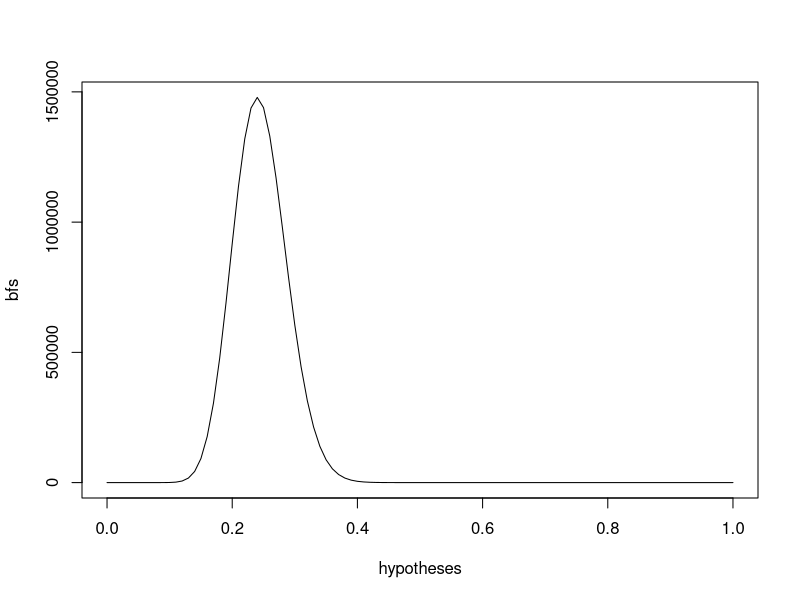
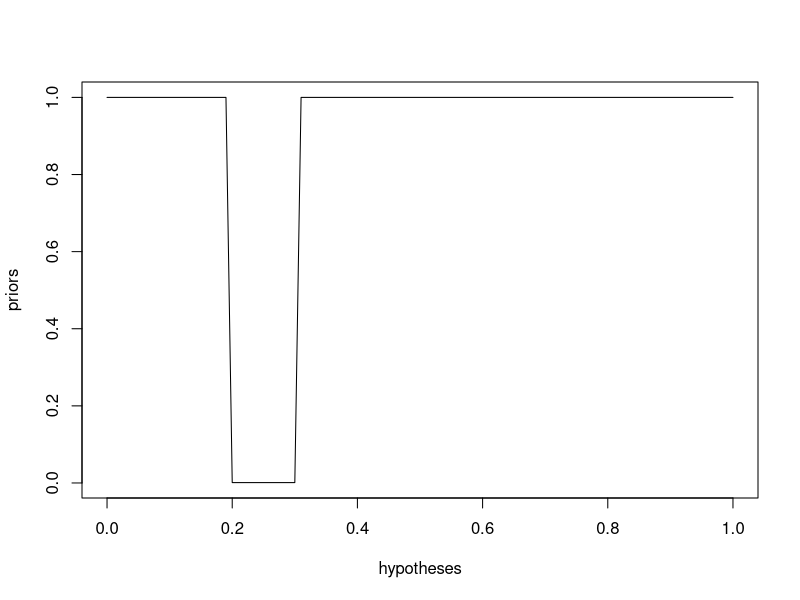
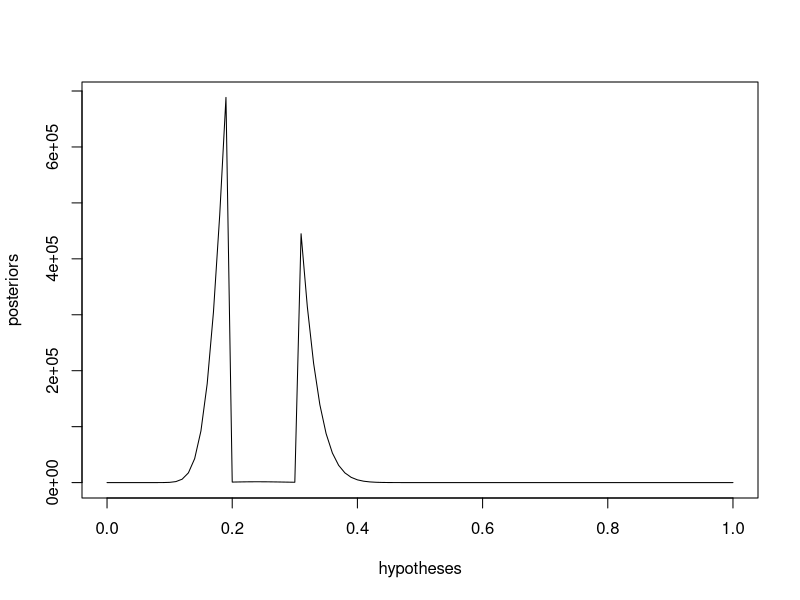

Generate these figures, in order, with R: (Note: this script raises an error after producing the figures.)
## ---- chunk 1
#| label: comp-BF-duck1
#| attr-source: '#lst-comp-BF-duck1 lst-cap="Compute Bayes Factor for Duck Game"'

(0.5^24 * 0.5^76) / (0.05^24 * 0.95^76)
## ---- chunk 2
#| label: pbinom-duck
#| attr-source: '#lst-pbinom-duck lst-cap="Compute probability of seeing 24 or fewer prizes, assuming that the probability of getting a prize is really 0.5"'

pbinom(24, 100, 0.5)
## ---- chunk 3
#| label: comp-BF-duck2
#| attr-source: '#lst-comp-BF-duck2 lst-cap="Compute Bayes Factor for Duck Game"'

(0.2^24 * 0.8^76) / (0.5^24 * 0.5^76)
## ---- chunk 4
#| label: fig-19-1
#| fig-cap: "Plotting the Bayes factor for each of our hypotheses"
#| attr-source: '#lst-fig-19-1 lst-cap="Search with increment of 0.01 for als hypothesises between 0 and 1"'

bayes.factor <- function(h_top, h_bottom) {
    ((h_top) ^ 24 * (1 - h_top) ^ 76) / 
        ((h_bottom) ^ 24 * (1 - h_bottom) ^ 76)
}

dx <- 0.01
hypotheses <- seq(0, 1, by = dx)
bfs <- bayes.factor(hypotheses, 0.5)
plot(hypotheses, bfs, type = 'l')
## ---- chunk 5
#| label: fig-19-2
#| fig-cap: "Visualizing our prior odds ratios"
#| attr-source: '#lst-fig-19-2 lst-cap="Visualize the prior that the duck games never put a prize rate between 0.2 and 0.3"'
#| out.width: 70%
#| fig.align: center
priors <- ifelse(hypotheses >= 0.2 & hypotheses <= 0.3, 1/1000,1)
plot(hypotheses, priors, type = 'l')
## ---- chunk 6
#| label: fig-19-3
#| fig-cap: "Plotting our distribution of Bayes factors"
#| attr-source: '#lst-fig-19-3 lst-cap="Plot new posterior distribution inlcuding the prior"'
#| out.width: 70%
#| fig.align: center
posteriors <- priors * bfs
plot(hypotheses, posteriors, type = 'l')
## ---- chunk 7
#| label: fig-19-4
#| fig-cap: "Our normalized posterior odds (note the scale on the y-axis)"
#| attr-source: '#lst-fig-19-4 lst-cap="Plot the normalized posterior odds"'
#| out.width: 70%
#| fig.align: center
plot(hypotheses, p.posteriors, type = 'l')
